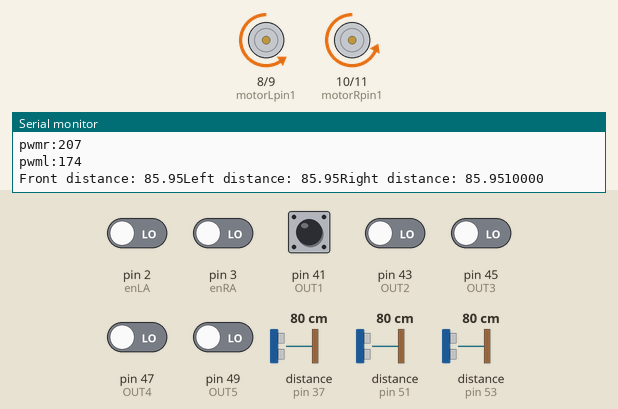
The sketch below on a simulated Arduino Mega 2560, built with avr-gcc and run on an emulated ATmega2560. On the bench: motor-driver pin pairs drawn as motors (green arrow = first pin HIGH = forward, orange = second pin HIGH = backward, longer = more drive, scaled by the enable pin), the last lines printed to the serial monitor. Wiring (inferred from the names in the program): 3 × ultrasonic range finder: trigger pin 36, echo pin 37 / trigger pin 50, echo pin 51 / trigger pin 52, echo pin 53. The test bench sets the inputs (shaded band); at power-on: pin 41 (OUT1) HIGH, pin 2 (enLA), pin 3 (enRA), pin 43 (OUT2), pin 45 (OUT3), pin 47 (OUT4), pin 49 (OUT5) LOW, distance to the obstacle (sensors on pin 51, pin 37, pin 53) 80 cm. The echo pulse lasts 58.3 µs per cm.

Above: at 1.2 s.
1.3 s: distance to the obstacle (sensor on pin 51) set to 30 cm
2.9 s: distance to the obstacle (sensor on pin 51) set to 26 cm
At 3.6 s:
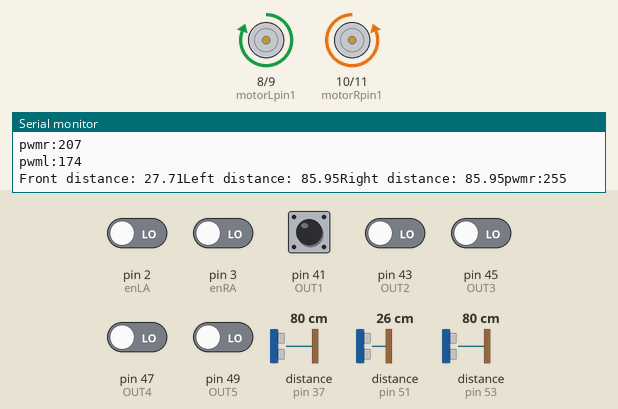
At 5.5 s:
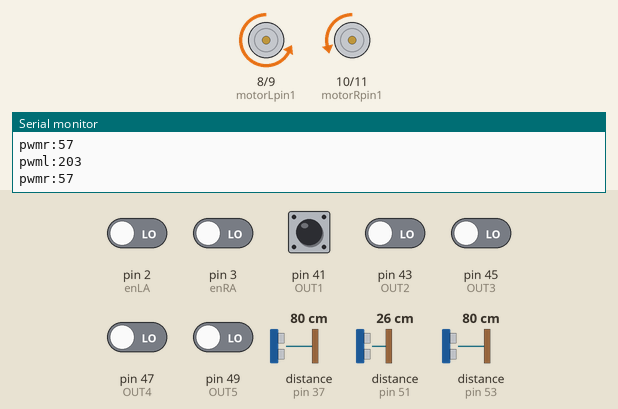
5.8 s: pin 43 (OUT2) driven HIGH
At 6.16 s:
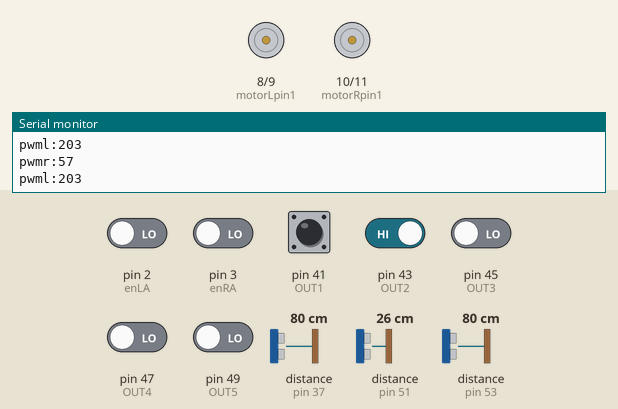
At 6.8 s:
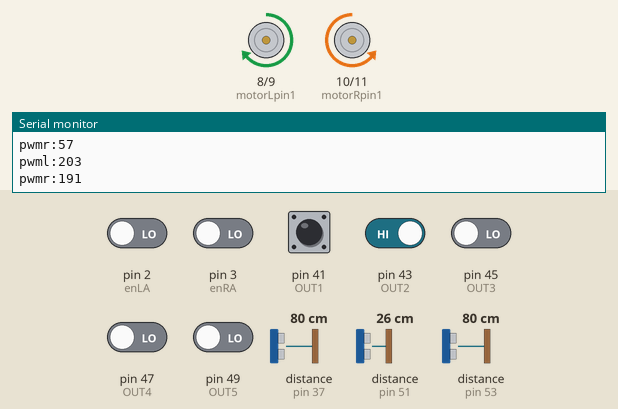
8.9 s: pin 47 (OUT4) driven HIGH
12.0 s: pin 49 (OUT5) driven HIGH
15.1 s: pin 45 (OUT3) driven HIGH
Timing chart, 0 to 25.5 s (numbered marks = the images above; inputs shaded):
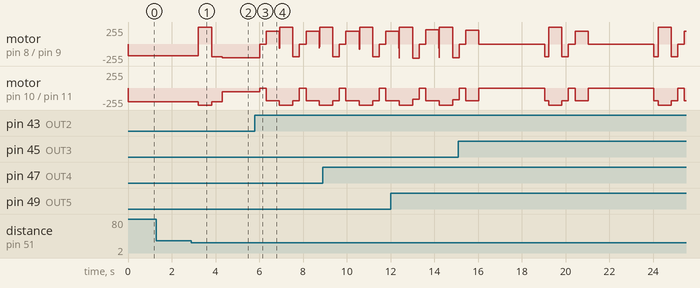

The sketch:

sonar_Hoa.ino
```cpp
// 1 1 1 1 1        0 Robot found continuous line : STOPPED
// 0 0 0 0 0        0 Robot found no line: turn 180o

#include "TimerOne.h"

unsigned long previousMillis = 0;
const float T = 0.1; // Sampling rate

// Control motion variables
float v = 0.15, vr, vl;
float currentError, differenceError;

// Goal and current pose
float x = 0, y = 0, theta = 0;
float x_g = 2, y_g = 3, theta_g = 0;

int followLine = 1;
int avoidObstacle= 0;
int isLeftObstacle =0;
int isRightObstacle=0;
int isFrontObstacle=0;
float obstacleAdjustment;

void setup()
{
  Serial.begin(9600);
  //Set up line follower sensor
  setupLineFollower();
  setupMotors();
  setupSonar();
  // setupIMU();
}


int readLineFollower;

// line follower variables
volatile int lineL1;
volatile int lineL2;
volatile int line0;
volatile int lineR1;
volatile int lineR2;


// volatile float maxFront = 15;
float duration1, frontDistance, duration2, leftDistance, duration3, rightDistance;
const float maxDistance = 30;
int leftFollow = 0;
int rightFollow =0;
void loop()
{
  if (readLineFollower ==1) {
    readLineFollower=0;
    checkObstacle();
  // Serial.print("readLineFollower: "); Serial.println(readLineFollower);
  //   Serial.print("isFrontObstacle: "); Serial.println(isFrontObstacle);
  //   Serial.print("isLeftObstacle: "); Serial.println(isLeftObstacle);
  //   Serial.print("isRightObstacle: "); Serial.println(isRightObstacle);
  //   Serial.print("followLine: "); Serial.println(followLine);
  //   Serial.print("avoidObstacle: "); Serial.println(avoidObstacle);
  //   Serial.print("leftFollow: "); Serial.println(leftFollow);
  //   Serial.print("rightFollow: "); Serial.println(rightFollow);
  //   Serial.print("lineL1: "); Serial.println(lineL1);
  //   Serial.print("lineL2: "); Serial.println(lineL2);
  //   Serial.print("lineR1: "); Serial.println(lineR1);
  //   Serial.print("lineR2: "); Serial.println(lineR2);
  //   Serial.print("line0: "); Serial.println(line0);
  //   Serial.print("rightDistance: "); Serial.println(rightDistance);
  //   Serial.println("-----------------------------");
  }
  // if ((isFrontObstacle+isLeftObstacle+isRightObstacle)>0) {
  if ((isFrontObstacle)>0) { // nếu có vật cản phía trước thì thoát mode dò line chuyển sang né vật cản
    followLine = 0;
    avoidObstacle= 1;
  }
  if (avoidObstacle) {
    followBoundary();
  }

  if (((leftFollow+rightFollow)>0)&& (lineL1+lineL2+lineR1+lineR2+line0)>1){ //nếu đang follow boundary mà thấy ít nhất 2/5 đèn dò line sáng
    stop(); //thì ngừng lại khoảng 300ms
    delay(300);
    if (leftFollow) { //nếu mà đang ôm cua bên trái (gặp vật cản, quẹo trái, đi vòng qua vật cản và trở về line)
      // rotateLeft();
      setSpeed(v,-v);
      delay(600);
      setSpeed(0.2,0.05); //lúc này quay sang trái để hướng mặt về phía trước của line
    } else {
      // rotateRight();
      setSpeed(-v,v);
      delay(600);
      setSpeed(0.05,0.2); //tương tự cho trường hợp ôm cua bên phải
    }
    //thông báo cho con robot là sẽ về mode dò line
    followLine =1;
    avoidObstacle = 0;
    leftFollow = 0;
    rightFollow=0;
    // delay(200); //để robot quẹo trong khoảng 200ms
  }
  if (followLine==1) {
    FollowLine(); //trạng thái follow line
  }
}
```

LineFollower.ino
```cpp
// 1 1 1 1 1        0 Robot found continuous line : STOPPED
// 0 0 0 0 0        0 Robot found no line: turn 180o

#include "TimerOne.h"

// unsigned long previousMillis = 0;
// const float T = 0.1; // Sampling rate

// Goal and current pose
// float x = 0, y = 0, theta = 0;
// float x_g = 2, y_g = 3, theta_g = 0;

// PID control parameters
const float kp_line = 0.13;
const float ki_line = 0.008;
const float kd_line = 0.007;
float error, sumError = 0, previousError = 0;

// // Control motion variables
// float v = 0.15, vr, vl;
// float currentError, differenceError;

// int readLineFollower;

// line following sensor pin
#define OUT1 41
#define OUT2 43
#define OUT3 45
#define OUT4 47
#define OUT5 49

// // line follower variables
// int lineL1;
// int lineL2;
// int line0;
// int lineR1;
// int lineR2;

const float alpha = 0.8;  //line follower -- weight of outer eyes
const float beta = 0.2;   //line follower -- weight of inner eyes
const float gamma = 0.1;  //line follower -- weight of the middle eye

void setupLineFollower() {
  Timer1.initialize(500000);  //500ms
  Timer1.attachInterrupt(readLineFollowerSensor);

  //Set up line follower sensor
  pinMode(OUT1, INPUT);
  pinMode(OUT2, INPUT);
  pinMode(OUT3, INPUT);
  pinMode(OUT4, INPUT);
  pinMode(OUT5, INPUT);
}

void readLineFollowerSensor() {
  readLineFollower = 1;
  getLineState();

}
unsigned long stopTestDuration = 0;
unsigned long currentMillis = 0;
// unsigned long previousMillis;
void FollowLine()  //loop
{
  if (readLineFollower = 1) {
    readLineFollower = 0;
    getLineState();
    Serial.print(lineL1);
    Serial.print(lineL2);
    Serial.print(line0);
    Serial.print(lineR1);
    Serial.println(lineR2);
  }
  Serial.print(vr);
  Serial.print(";");
  Serial.println(vl);
  if ((lineL1 == 1) & (lineL2 == 1) & (lineR1 == 1) & (lineR2 == 1) & (line0 == 1)) {
    stop();
    delay(3000);
  }
  // Update error for PID
  calculatePIDError_line();
  // Control motor speeds
  setSpeed(vr, vl);
}

void getLineState() {
  lineL1 = digitalRead(OUT1);
  lineL2 = digitalRead(OUT2);
  line0 = digitalRead(OUT3);
  lineR1 = digitalRead(OUT4);
  lineR2 = digitalRead(OUT5);
}
void calculatePIDError_line() {
  previousError = currentError;
  currentError = -alpha * lineL2 - beta * lineL1 + beta * lineR1 + alpha * lineR2 + gamma * (1 - line0);

  // currentError = alpha * (1-lineL2) + beta * (1-lineL1) - beta * (1-lineR1) - alpha * (1-lineR2) + (gamma) * (1-line0);
  Serial.print("Current error:");
  Serial.println(currentError);


  sumError += currentError;
  differenceError = currentError - previousError;

  // Serial.print("Difference error");Serial.println(differenceError);
  // Calculate PID control output (error) for velocity difference between wheels
  error = kp_line * currentError + kd_line * differenceError;
  if ((lineL1 == 0) & (lineL2 == 0) & (lineR1 == 0) & (lineR2 == 0) & (line0 == 0)) {
    error += ki_line * sumError;
  }
  // Adjust wheel velocities
  vr = v - error;
  vl = v + error;
}
```

MotorControls.ino
```cpp
// Define motor pins and encoders
int motorRpin1 = 10; // Right motor IN3
int motorRpin2 = 11; // Right motor IN4//few

int motorLpin1 = 8; // Left motor IN1
int motorLpin2 = 9; // Left motor IN2//fw

int enR = 13;  // Right motor enable pin (PWM)
int enL = 7; // Left motor enable pin (PWM)

// Encoders
int enLA = 2;  // Left motor encoder A
int enRA = 3; // Right motor encoder A

volatile unsigned int counterLA = 0;
volatile unsigned int counterRA = 0;

const float WHEEL_DISTANCE = 0.182; // Distance between two wheels
const int PULSE_PER_REV = 940;
const float WHEEL_PERIMETER = 0.1413; // Circumference of the wheel
void setupMotors(){

  // Set up motor and encoder pins
  pinMode(motorRpin1, OUTPUT);
  pinMode(motorRpin2, OUTPUT);
  pinMode(motorLpin1, OUTPUT);
  pinMode(motorLpin2, OUTPUT);

  pinMode(enLA, INPUT);
  pinMode(enRA, INPUT);

  attachInterrupt(digitalPinToInterrupt(enLA), countEnLA, RISING);
  attachInterrupt(digitalPinToInterrupt(enRA), countEnRA, RISING);
}
void setSpeed(float vr, float vl){
  // Control motor speeds
  if (vr > 0) {rightForward(vr);}
  else {rightBackward(-vr);}

  if (vl > 0) {leftForward(vl);}
  else {leftBackward(-vl);}
}
// Motor control functions
void rightForward(float velocity) {
  int pwm = MPStoPWM(velocity);
  Serial.print("pwmr:"); Serial.println(pwm);
  digitalWrite(motorRpin1, LOW);
  digitalWrite(motorRpin2, HIGH);
  analogWrite(enR, pwm);
}

void leftForward(float velocity) {
  int pwm = MPStoPWM(velocity);
    Serial.print("pwml:"); Serial.println(pwm);
  digitalWrite(motorLpin1, LOW);
  digitalWrite(motorLpin2, HIGH);
  analogWrite(enL, pwm);
}

void rightBackward(float velocity) {
  int pwm = MPStoPWM(velocity);
  digitalWrite(motorRpin1, HIGH);
  digitalWrite(motorRpin2, LOW);
  analogWrite(enR, pwm);
}

void leftBackward(float velocity) {
  int pwm = MPStoPWM(velocity);
  digitalWrite(motorLpin1, HIGH);
  digitalWrite(motorLpin2, LOW);
  analogWrite(enL, pwm);
}

// Stop motors
void stop() {
  digitalWrite(motorLpin1, LOW);
  digitalWrite(motorLpin2, LOW);
  digitalWrite(motorRpin1, LOW);
  digitalWrite(motorRpin2, LOW);
}

// Helper functions
float calculateRPM(int pulseCounter) {
  return (float)pulseCounter * 60 / PULSE_PER_REV / T;
}

float RPMtoMPS(float rpm) {
  return rpm / 60 * WHEEL_PERIMETER;
}

int MPStoPWM(float velocity) {
  return constrain((velocity / 0.2) * 255, 30, 255); // Mapping speed to PWM
}

void countEnLA() {
  counterLA++;
}

void countEnRA() {
  counterRA++;
}

void resetCounters() {
  counterLA = 0;
  counterRA = 0;
}

void goCircle(float radius, float velocity =0.2) { //plus is clockwise
  //around a circle of 1m radius, vl=1.2vr
  if (radius > 0 ){
    float expected_speed_ratio = (radius + WHEEL_DISTANCE/2)/(radius - WHEEL_DISTANCE/2);
    setSpeed(velocity/expected_speed_ratio,velocity);
    }
    else {
    float expected_speed_ratio = (-radius + WHEEL_DISTANCE/2)/(-radius - WHEEL_DISTANCE/2);
    setSpeed(velocity, velocity/expected_speed_ratio);
    }
}
// void loop()
// {
//   FollowLine();
//   // readIMU();
// }
```

sonar.ino
```cpp
// Sensor Array 	Error Value
// 0 0 0 0 1	 4
// 0 0 0 1 1	 3
// 0 0 0 1 0	 2
// 0 0 1 1 0	 1
// 0 0 1 0 0	 0
// 0 1 1 0 0	-1
// 0 1 0 0 0	-2
// 1 1 0 0 0	-3
// 1 0 0 0 0	-4

// 1 1 1 1 1        0 Robot found continuous line : STOPPED
// 0 0 0 0 0        0 Robot found no line: turn 180o

#include "TimerOne.h"
// Ultrasonic
int trigPin1 = 50; // Front ultrasonic
int echoPin1 = 51;
int trigPin2 = 36; // Left ultrasonic
int echoPin2 = 37;
int trigPin3 = 52; // Right ultrasonic
int echoPin3 = 53;


// // volatile float maxFront = 15;
// float duration1, frontDistance, duration2, leftDistance, duration3, rightDistance;
// const float maxDistance = 15;

void setupSonar()
{
  // Set up 3 ultrasonic sensors
  pinMode(trigPin1, OUTPUT);
  pinMode(echoPin1, INPUT);
  pinMode(trigPin2, OUTPUT);
  pinMode(echoPin2, INPUT);
  pinMode(trigPin3, OUTPUT);
  pinMode(echoPin3, INPUT);
}
void goForward(float velocity = 0.2){
  setSpeed(velocity,velocity);
}
void followBoundary(){

    if (leftFollow) { //đang né vật cản
      setSpeed(0.045,0.16);
      if ((rightDistance>0)&&(rightDistance < 15)){// nếu đang né mà thấy sắp đụng phải vật cản
      setSpeed(0.16,0.04); //thì rẽ qua trái để đi xa khỏi vật cản
      }
      // setSpeed(v-rightDistance*0.003,v);
    }else if (rightFollow) {//đang né vật cản
      // setSpeed(v,v-rightDistance*0.003);
        setSpeed(0.16,0.045);
    if ((leftDistance>0)&&(leftDistance < 15)){
      setSpeed(0.04,0.16);
      }
    }
    else {//mới hay tin là phía trước có vật cản
    if (!isLeftObstacle) { //nếu bên trái trống
      rotateLeft(); //quẹo trái
      setSpeed(0.1,0.15);//đi vòng tròn thuận chiều kim đồng hồ để ôm quanh vật cản
      leftFollow =1; // lưu biến để lần tới trong vòng lặp robot sẽ biết mình đang né vật cản
    } else if (!isRightObstacle) { //tương tự
      rotateRight();
      setSpeed(0.15,0.1);
      rightFollow =1;
    }
    delay(300);
    }
}
void checkFrontDistance() {

  digitalWrite(trigPin1, LOW);
  delayMicroseconds(5);
  digitalWrite(trigPin1, HIGH);
  delayMicroseconds(10);
  digitalWrite(trigPin1, LOW);
  duration1 = pulseIn(echoPin1, HIGH);
  frontDistance = duration1 * 0.037 / 2;
  delay(60);
  Serial.print("Front distance: ");Serial.print(frontDistance);
}

void checkLeftDistance() {

  digitalWrite(trigPin2, LOW);
  delayMicroseconds(5);
  digitalWrite(trigPin2, HIGH);
  delayMicroseconds(10);
  digitalWrite(trigPin2, LOW);
  duration2 = pulseIn(echoPin2, HIGH);
  leftDistance = duration2 * 0.037 / 2;
    Serial.print("Left distance: ");Serial.print(leftDistance);
  delay(60);

}

void checkRightDistance() {

  digitalWrite(trigPin3, LOW);
  delayMicroseconds(5);
  digitalWrite(trigPin3, HIGH);
  delayMicroseconds(10);
  digitalWrite(trigPin3, LOW);
  duration3 = pulseIn(echoPin3, HIGH);
  rightDistance = duration3 * 0.037 / 2;
    Serial.print("Right distance: ");Serial.print(rightDistance);
  delay(60);

}
void checkObstacle() {
  checkFrontDistance();
  checkLeftDistance();
  checkRightDistance();
  if ((frontDistance>0)&&(frontDistance < maxDistance)) {
    isFrontObstacle = 1;
  } else {
        isFrontObstacle = 0;

  }
  if ((leftDistance>0)&&(leftDistance < maxDistance)) {
    isLeftObstacle = 1;
  } else {
        isLeftObstacle = 0;

  }
  if ((leftDistance>0)&&(rightDistance < maxDistance)) {
    isRightObstacle = 1;
  } else {
        isRightObstacle = 0;

  }
}
void rotateLeft() {
rightForward(0.2);
leftBackward(0.2);
delay(600);
}

void rotateRight() {
rightBackward(0.2);
leftForward(0.2);
delay(600);
}

// void ObstacleAvoid() {

//   // front distance check
//   checkFrontDistance();
//   if (frontDistance < maxDistance) {
//     checkLeftDistance();
//     delay(60);
//     checkRightDistance();
//     delay(60);
//     if (leftDistance < rightDistance)
//       turnRight();
//     else if (leftDistance > rightDistance) {
//       turnLeft();
//     }
//   }
//   else {
//     rightForward(vr);
//     leftForward(vl);
//   }

//   // left distance check
//   checkLeftDistance();
//   if (leftDistance < maxDistance)
//     checkRightDistance();
//     delay(60);
//     if (leftDistance > rightDistance)
//       rightForward(vr);
//       leftForward(vl);
//     else if (leftDistance < rightDistance) {
//       turnRight();
//     }


//   // right distance check
//   checkRightDistance();
//   if (rightDistance < maxDistance)
//     checkLeftDistance();
//     delay(60);
//     if (rightDistance > leftDistance)
//       rightForward(vr);
//       leftForward(vl);
//     else if (rightDistance < leftDistance) {
//       turnLeft();
//     }

// }
```

Measured:
- the behaviour switches between 29 and 28 cm on distance to the obstacle (sensor on pin 51) (found by bisection; images 0 and 1)
- after the input at 5.8 s, motor on pin 10 (motorRpin1) / pin 11 (motorRpin2): backward 57/255 → stopped after 0.21 s, → backward 191/255 0.30 s later, → backward 255/255 0.60 s later, → backward 191/255 0.62 s later, … (7 changes in this stretch)
